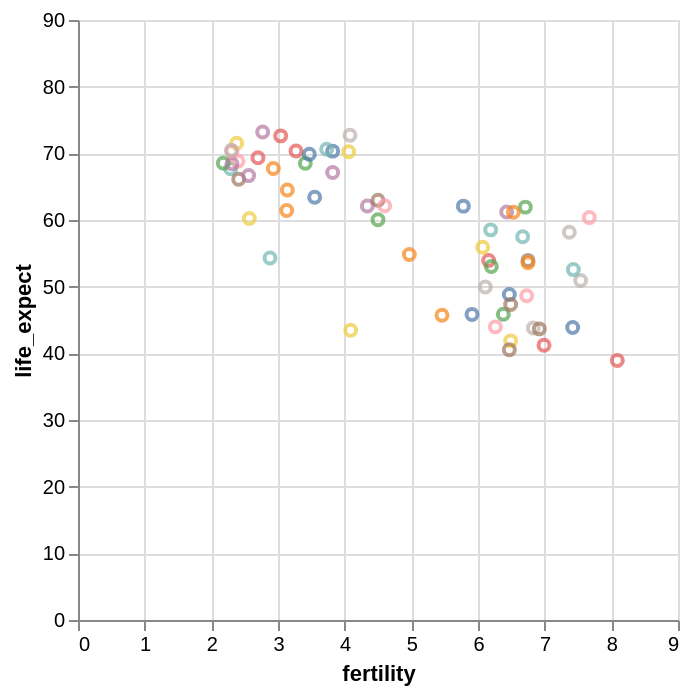

Here is the Vega-Lite specification saved for this chart:
### Vega specification from a JSON file in a GitHub repository (floating-point values rounded to 4 significant figures; data arrays with more than 128 entries replaced by an {"elided": "..."} marker saying what was removed)
{"$schema": "https://vega.github.io/schema/vega/v6.json", "background": "white", "padding": 5, "width": 300, "height": 300, "style": "cell", "data": [{"name": "animation_frame_store"}, {"name": "source_0", "values": {"elided": "682 records"}, "transform": [{"type": "filter", "expr": "isValid(datum[\"fertility\"]) && isFinite(+datum[\"fertility\"]) && isValid(datum[\"life_expect\"]) && isFinite(+datum[\"life_expect\"])"}]}, {"name": "source_0_curr", "source": "source_0", "transform": [{"type": "filter", "expr": "!length(data(\"animation_frame_store\")) || vlSelectionTest(\"animation_frame_store\", datum)"}]}], "signals": [{"name": "unit", "value": {}, "on": [{"events": "pointermove", "update": "isTuple(group()) ? group() : unit"}]}, {"name": "animation_frame", "update": "vlSelectionResolve(\"animation_frame_store\", \"union\", true, true)"}, {"name": "anim_clock", "init": "0", "on": [{"events": {"type": "timer", "throttle": 16.67}, "update": "is_playing ? (anim_clock + (now() - last_tick_at) > max_range_extent ? 0 : anim_clock + (now() - last_tick_at)) : anim_clock"}]}, {"name": "last_tick_at", "init": "now()", "on": [{"events": [{"signal": "anim_clock"}, {"signal": "is_playing"}], "update": "now()"}]}, {"name": "is_playing", "init": "true"}, {"name": "eased_anim_clock", "update": "anim_clock"}, {"name": "animation_frame_domain", "init": "domain('time')"}, {"name": "min_extent", "init": "extent(animation_frame_domain)[0]"}, {"name": "max_range_extent", "init": "extent(range('time'))[1]"}, {"name": "anim_value", "update": "invert('time', eased_anim_clock)"}, {"name": "animation_frame_tuple", "update": "{unit: \"\", fields: animation_frame_tuple_fields, values: [anim_value ? anim_value : min_extent]}"}, {"name": "animation_frame_tuple_fields", "value": [{"type": "E", "field": "year"}]}, {"name": "animation_frame_modify", "update": "modify(\"animation_frame_store\", animation_frame_tuple, true)"}], "marks": [{"name": "marks", "type": "symbol", "style": ["point"], "interactive": true, "from": {"data": "source_0_curr"}, "encode": {"update": {"opacity": {"value": 0.7}, "fill": {"value": "transparent"}, "stroke": {"scale": "color", "field": "country"}, "ariaRoleDescription": {"value": "point"}, "description": {"signal": "\"fertility: \" + (format(datum[\"fertility\"], \"\")) + \"; life_expect: \" + (format(datum[\"life_expect\"], \"\")) + \"; country: \" + (isValid(datum[\"country\"]) ? datum[\"country\"] : \"\"+datum[\"country\"]) + \"; year: \" + (isValid(datum[\"year\"]) ? datum[\"year\"] : \"\"+datum[\"year\"])"}, "x": {"scale": "x", "field": "fertility"}, "y": {"scale": "y", "field": "life_expect"}}}}], "scales": [{"name": "x", "type": "linear", "domain": {"data": "source_0", "field": "fertility"}, "range": [0, {"signal": "width"}], "nice": true, "zero": true}, {"name": "y", "type": "linear", "domain": {"data": "source_0", "field": "life_expect"}, "range": [{"signal": "height"}, 0], "nice": true, "zero": true}, {"name": "color", "type": "ordinal", "domain": {"data": "source_0", "field": "country", "sort": true}, "range": "category"}, {"name": "time", "type": "band", "domain": {"data": "source_0", "field": "year", "sort": true}, "range": {"step": 500}}], "axes": [{"scale": "x", "orient": "bottom", "gridScale": "y", "grid": true, "tickCount": {"signal": "ceil(width/40)"}, "domain": false, "labels": false, "aria": false, "maxExtent": 0, "minExtent": 0, "ticks": false, "zindex": 0}, {"scale": "y", "orient": "left", "gridScale": "x", "grid": true, "tickCount": {"signal": "ceil(height/40)"}, "domain": false, "labels": false, "aria": false, "maxExtent": 0, "minExtent": 0, "ticks": false, "zindex": 0}, {"scale": "x", "orient": "bottom", "grid": false, "title": "fertility", "labelFlush": true, "labelOverlap": true, "tickCount": {"signal": "ceil(width/40)"}, "zindex": 0}, {"scale": "y", "orient": "left", "grid": false, "title": "life_expect", "labelOverlap": true, "tickCount": {"signal": "ceil(height/40)"}, "zindex": 0}]}
